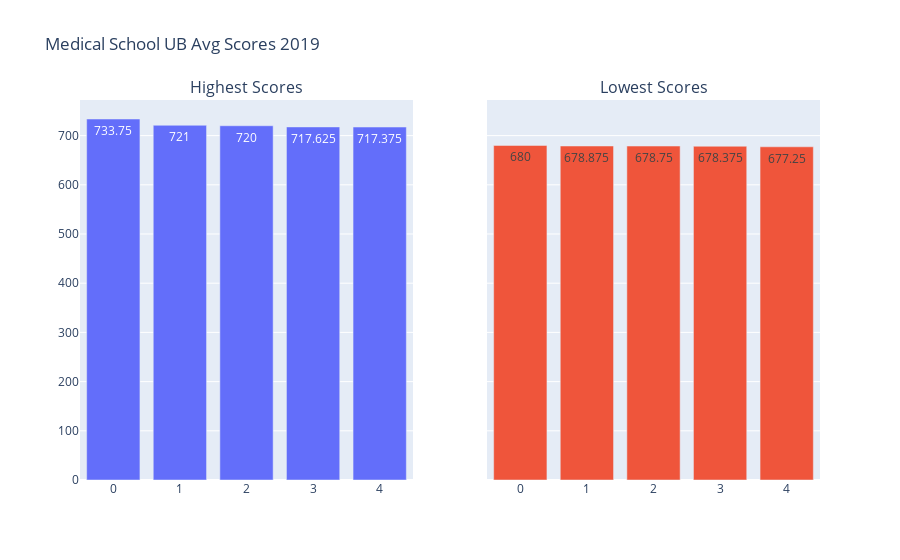

Notebook cell for this chart:
### Code cell
fig = make_subplots(rows=1, cols=2, shared_yaxes=True,subplot_titles=('Highest Scores','Lowest Scores'))

fig.add_trace(
    go.Bar(y=df_univ_braw_dokter.loc[:,'average_score',].iloc[:5],name='Highest Score',text=df_univ_braw_dokter.loc[:,'average_score'].iloc[:5]),
    row=1, col=1
)

fig.add_trace(
    go.Bar(y=df_univ_braw_dokter.loc[:,'average_score'].iloc[-5:],name='Lowest Score',text=df_univ_braw_dokter.loc[:,'average_score'].iloc[-5:]),
    row=1, col=2,
)
fig.update_layout(title_text='Medical School UB Avg Scores 2019',showlegend=False,)
# fig.update_xaxes(tickangle=0, tickfont=dict(family='Rockwell', color='black', size=14))

### Figure 1 — Plotly figure (JSON) as saved in the notebook; plotly's stock layout.template omitted (floating-point values rounded to 4 significant figures)
{"data": [{"name": "Highest Score", "text": [733.8, 721, 720, 717.6, 717.4], "type": "bar", "xaxis": "x", "y": [733.8, 721, 720, 717.6, 717.4], "yaxis": "y"}, {"name": "Lowest Score", "text": [680, 678.9, 678.8, 678.4, 677.2], "type": "bar", "xaxis": "x2", "y": [680, 678.9, 678.8, 678.4, 677.2], "yaxis": "y2"}], "layout": {"annotations": [{"font": {"size": 16}, "showarrow": false, "text": "Highest Scores", "x": 0.225, "xanchor": "center", "xref": "paper", "y": 1, "yanchor": "bottom", "yref": "paper"}, {"font": {"size": 16}, "showarrow": false, "text": "Lowest Scores", "x": 0.775, "xanchor": "center", "xref": "paper", "y": 1, "yanchor": "bottom", "yref": "paper"}], "showlegend": false, "title": {"text": "Medical School UB Avg Scores 2019"}, "xaxis": {"anchor": "y", "domain": [0, 0.45]}, "xaxis2": {"anchor": "y2", "domain": [0.55, 1]}, "yaxis": {"anchor": "x", "domain": [0, 1]}, "yaxis2": {"anchor": "x2", "domain": [0, 1], "matches": "y", "showticklabels": false}}}
